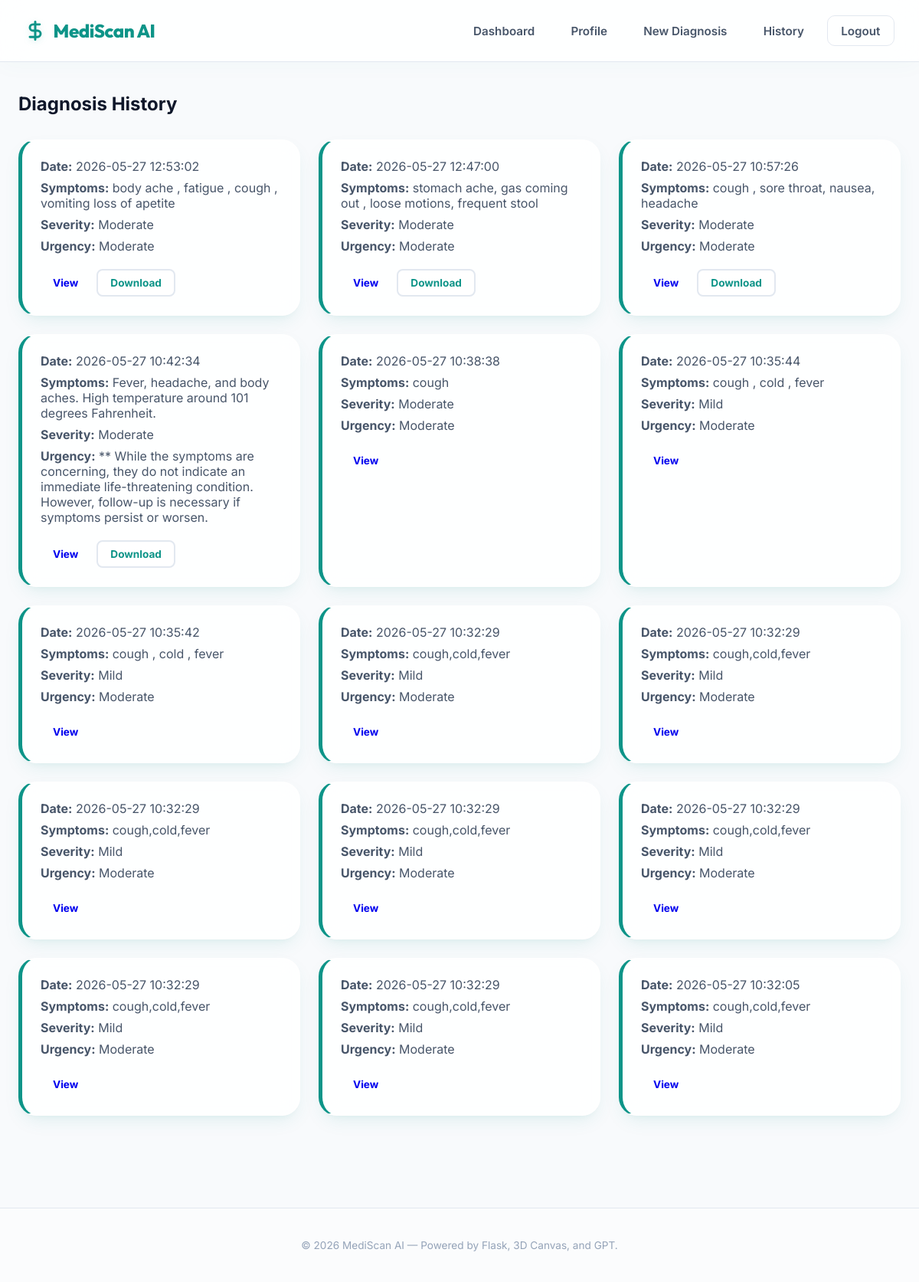
Screenshot of /history (signed in) with the database file from the repository.
### tables this page shows
CREATE TABLE disease_history (history_id INTEGER PRIMARY KEY AUTOINCREMENT,user_id INTEGER NOT NULL,patient_id INTEGER NOT NULL,symptoms TEXT,symptom_duration TEXT,severity TEXT,diagnosis_text TEXT,urgency TEXT,report_filename TEXT,created_at TIMESTAMP DEFAULT CURRENT_TIMESTAMP,FOREIGN KEY(user_id) REFERENCES users(id),FOREIGN KEY(patient_id) REFERENCES patients(patient_id));

### app.py (the view)
@app.route('/history')
def history():
    user = get_current_user()
    if not user:
        return redirect(url_for('login'))
    conn = get_db_connection()
    records = conn.execute('SELECT * FROM disease_history WHERE user_id = ? ORDER BY created_at DESC', (user['id'],)).fetchall()
    conn.close()
    return render_template('history.html', user=user, records=records)

### app.py (called while the page is built)
def get_db_connection():
    conn = sqlite3.connect(DB_PATH)
    conn.row_factory = sqlite3.Row
    return conn

def get_current_user():
    user_id = session.get('user_id')
    if not user_id:
        return None
    conn = get_db_connection()
    user = conn.execute('SELECT * FROM users WHERE id = ?', (user_id,)).fetchone()
    conn.close()
    return user

### templates/history.html
{% extends 'base.html' %}
{% block content %}
<section class="history-shell">
    <h2>Diagnosis History</h2>
    {% if records %}
        <div class="history-grid">
            {% for record in records %}
                <article class="history-card glass-card">
                    <p><strong>Date:</strong> {{ record.created_at }}</p>
                    <p><strong>Symptoms:</strong> {{ record.symptoms }}</p>
                    <p><strong>Severity:</strong> {{ record.severity }}</p>
                    <p><strong>Urgency:</strong> {{ record.urgency }}</p>
                    <div class="history-card-actions">
                        <a class="button small" href="{{ url_for('diagnosis_result', history_id=record.history_id) }}">View</a>
                        {% if record.report_filename %}
                            <a class="button secondary small" href="{{ url_for('download_report', filename=record.report_filename) }}">Download</a>
                        {% endif %}
                    </div>
                </article>
            {% endfor %}
        </div>
    {% else %}
        <p>No diagnosis history available yet. Start a new diagnosis to generate your first report.</p>
    {% endif %}
</section>
{% endblock %}

### templates/base.html (shortened to what this page needs)
<!DOCTYPE html>
<html lang="en">
<head>
    <link rel="stylesheet" href="{{ url_for('static', filename='css/style.css') }}">
</head>
<body>
    <canvas id="bg-canvas"></canvas>
    <header class="app-header">
        <a class="brand" href="{{ url_for('home') }}">
            <svg class="brand-icon" viewBox="0 0 24 24" width="28" height="28" fill="none" stroke="currentColor" stroke-width="2.5" stroke-linecap="round" stroke-linejoin="round">
                <path d="M12 2v20M17 5H9.5a3.5 3.5 0 0 0 0 7h5a3.5 3.5 0 0 1 0 7H6"/>
            </svg>
            <span>MediScan AI</span>
        </a>
        <nav class="nav-links">
            {% if user %}
                <a href="{{ url_for('dashboard') }}" class="nav-item">Dashboard</a>
                <a href="{{ url_for('profile') }}" class="nav-item">Profile</a>
                <a href="{{ url_for('new_diagnosis') }}" class="nav-item">New Diagnosis</a>
                <a href="{{ url_for('history') }}" class="nav-item">History</a>
                <a href="{{ url_for('logout') }}" class="nav-item logout-btn">Logout</a>
            {% else %}
                <a href="{{ url_for('login') }}" class="nav-item">Login</a>
                <a href="{{ url_for('register') }}" class="nav-item register-btn">Register</a>
            {% endif %}
        </nav>
    </header>
    <main class="main-shell">
        {% block content %}{% endblock %}
    </main>
    <footer class="footer-bar">
        <p>© 2026 MediScan AI — Powered by Flask, 3D Canvas, and GPT.</p>
    </footer>
</body>
</html>

### static/css/style.css (style rules this page uses)
:root { --primary: #0d9488; --primary-dark: #0f766e; --secondary: #0f766e; --accent: #10b981; --accent-light: #f0fdf4; --cyan: #06b6d4; --cyan-light: #ecfeff; --bg: #f8fafc; --surface: #ffffff; --text: #0f172a; --text-light: #475569; --text-muted: #94a3b8; --border: #e2e8f0; --success: #10b981; --error: #ef4444; --warning-bg: #fef2f2; --warning-border: #fca5a5; --warning-text: #b91c1c; --shadow: 0 10px 25px -5px rgba(13, 148, 136, 0.1), 0 8px 10px -6px rgba(13, 148, 136, 0.05); --shadow-lg: 0 20px 50px -12px rgba(15, 23, 42, 0.15), 0 0 0 1px rgba(13, 148, 136, 0.05); --font-heading: 'Outfit', sans-serif; --font-body: 'Inter', sans-serif; }
* { box-sizing: border-box; margin: 0; padding: 0; }
html, body { height: 100%; background-color: var(--bg); color: var(--text); font-family: var(--font-body); overflow-x: hidden; }
#bg-canvas { position: fixed; top: 0; left: 0; width: 100vw; height: 100vh; z-index: -2; pointer-events: none; background: radial-gradient(circle at 10% 20%, rgba(240, 253, 250, 0.6) 0%, rgba(236, 254, 255, 0.4) 90%); }
.main-shell { position: relative; z-index: 2; padding: 2.5rem 1.5rem; max-width: 1200px; margin: 0 auto; min-height: calc(100vh - 160px); }
.app-header { position: sticky; top: 0; z-index: 100; display: flex; justify-content: space-between; align-items: center; padding: 1.25rem 2rem; background: rgba(255, 255, 255, 0.85); backdrop-filter: blur(16px); -webkit-backdrop-filter: blur(16px); border-bottom: 1px solid var(--border); box-shadow: 0 4px 30px rgba(13, 148, 136, 0.03); }
.brand { font-family: var(--font-heading); font-size: 1.5rem; font-weight: 800; color: var(--primary); text-decoration: none; display: flex; align-items: center; gap: 0.6rem; letter-spacing: -0.5px; }
.brand-icon { color: var(--primary); filter: drop-shadow(0 2px 4px rgba(13, 148, 136, 0.15)); }
.nav-links { display: flex; align-items: center; gap: 0.75rem; }
.nav-item { font-family: var(--font-body); font-size: 0.95rem; font-weight: 600; color: var(--text-light); text-decoration: none; padding: 0.6rem 1.1rem; border-radius: 10px; transition: all 0.25s ease; }
.logout-btn { border: 1px solid var(--border); }
.glass-card { background: rgba(255, 255, 255, 0.85); backdrop-filter: blur(12px); -webkit-backdrop-filter: blur(12px); border: 1px solid rgba(255, 255, 255, 0.5); border-radius: 24px; box-shadow: var(--shadow); padding: 2.5rem; transition: transform 0.3s ease, box-shadow 0.3s ease; }
.button { font-family: var(--font-body); font-size: 1rem; font-weight: 700; display: inline-flex; align-items: center; justify-content: center; padding: 0.85rem 1.8rem; border-radius: 14px; cursor: pointer; text-decoration: none; border: none; transition: all 0.3s cubic-bezier(0.16, 1, 0.3, 1); }
.button.secondary { background: var(--surface); color: var(--primary); border: 2px solid var(--border); }
.button.small { padding: 0.5rem 1rem; font-size: 0.85rem; border-radius: 8px; }
.history-grid { display: grid; grid-template-columns: repeat(auto-fill, minmax(320px, 1fr)); gap: 1.5rem; margin-top: 2rem; }
.history-card { border-left: 5px solid var(--primary); padding: 1.5rem; }
.history-card p { margin-bottom: 0.5rem; color: var(--text-light); }
.history-card-actions { margin-top: 1.25rem; display: flex; gap: 0.5rem; }
.footer-bar { z-index: 2; position: relative; margin-top: 5rem; padding: 2.5rem 1.5rem; text-align: center; color: var(--text-muted); font-size: 0.85rem; border-top: 1px solid var(--border); background: rgba(255, 255, 255, 0.5); }

### rows the page displays
disease_history: created_at "2026-05-27 12:53:02", symptoms "body ache , fatigue , cough , vomiting loss of apetite", severity "Moderate", urgency "Moderate"
disease_history: created_at "2026-05-27 12:47:00", symptoms "stomach ache, gas coming out , loose motions, frequent stool", severity "Moderate", urgency "Moderate"
disease_history: created_at "2026-05-27 10:57:26", symptoms "cough , sore throat, nausea, headache", severity "Moderate", urgency "Moderate"
disease_history: created_at "2026-05-27 10:42:34", symptoms "Fever, headache, and body aches. High temperature around 101 degrees Fahrenheit.", severity "Moderate", urgency "** While the symptoms are concerning, they do not indicate an immediate life-threatening condition. However, follow-up is necessary if symptoms persist or worsen."
disease_history: created_at "2026-05-27 10:38:38", symptoms "cough", severity "Moderate", urgency "Moderate"
disease_history: created_at "2026-05-27 10:35:44", symptoms "cough , cold , fever", severity "Mild", urgency "Moderate"
disease_history: created_at "2026-05-27 10:35:42", symptoms "cough , cold , fever", severity "Mild", urgency "Moderate"
disease_history: created_at "2026-05-27 10:32:29", symptoms "cough,cold,fever", severity "Mild", urgency "Moderate"
disease_history: created_at "2026-05-27 10:32:29", symptoms "cough,cold,fever", severity "Mild", urgency "Moderate"
disease_history: created_at "2026-05-27 10:32:29", symptoms "cough,cold,fever", severity "Mild", urgency "Moderate"
disease_history: created_at "2026-05-27 10:32:29", symptoms "cough,cold,fever", severity "Mild", urgency "Moderate"
disease_history: created_at "2026-05-27 10:32:29", symptoms "cough,cold,fever", severity "Mild", urgency "Moderate"
disease_history: created_at "2026-05-27 10:32:29", symptoms "cough,cold,fever", severity "Mild", urgency "Moderate"
disease_history: created_at "2026-05-27 10:32:29", symptoms "cough,cold,fever", severity "Mild", urgency "Moderate"
disease_history: created_at "2026-05-27 10:32:05", symptoms "cough,cold,fever", severity "Mild", urgency "Moderate"
